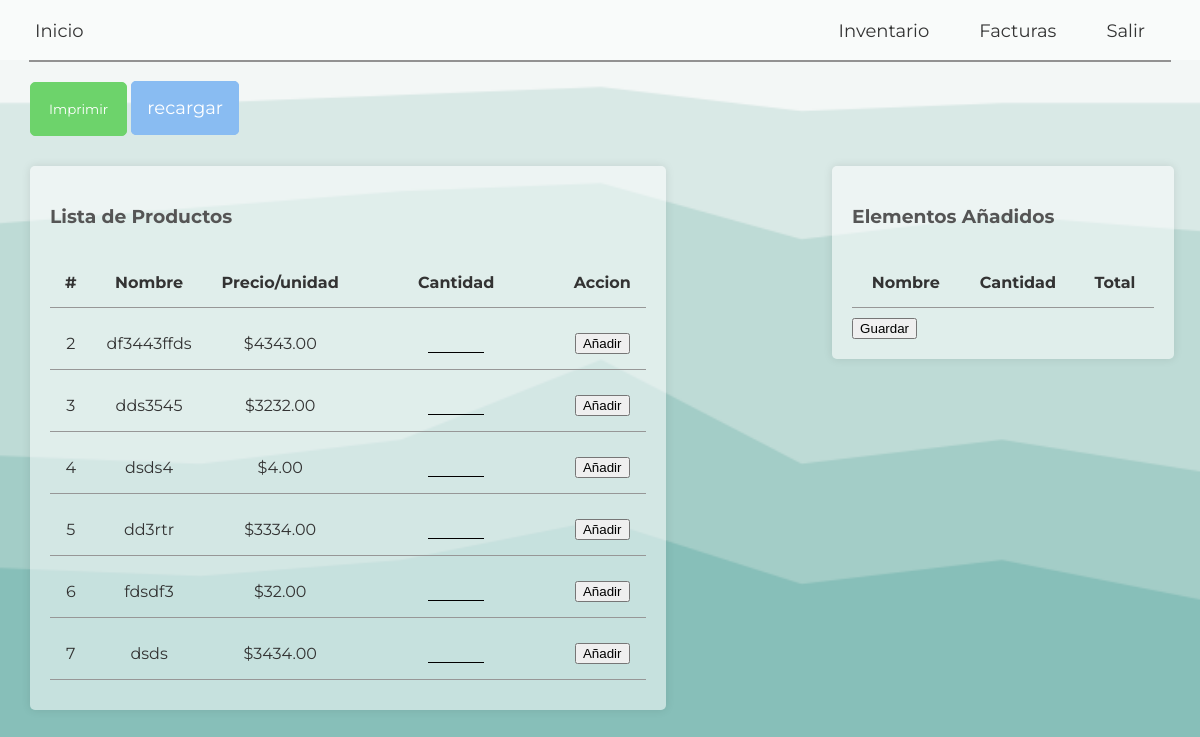
Page /purchase/ (signed in) on the committed database.
### tasks/models.py (models this page shows, shortened)
class Task(models.Model):
    name = models.CharField(
        verbose_name="nombre",
        max_length=65,
        unique=True,
        validators=[
            RegexValidator(
                regex='^[A-Za-z]*$',
                message='El nombre solo puede contener letras.',
                code='invalid_name'
            )
        ]
    )
    price = models.PositiveIntegerField(verbose_name="valor por unidad", validators=[MinValueValidator(1)])
    status = models.CharField(verbose_name="Categoria", max_length=1, choices=Status.choices)
    actives = models.CharField(verbose_name="Categoria", max_length=1, choices=Actives.choices)

### tasks/views.py (the view)
# urls.py: path('purchase/', views.task_purchase, name='purchase_vegetable'),
@login_required
def task_purchase(request):
    tasks = Task.objects.all()
    cart_items = Facturation.objects.all()
    return render(request, "tasks/task_purchase.html", {"tasks": tasks, "cart_items": cart_items})

### templates/tasks/task_purchase.html (shortened to what this page needs)
<!DOCTYPE html>
{% load static %}
<html lang="en">
<head>
    <link rel="stylesheet" href="{% static 'style.css' %}">
</head>
<body>
  <nav id="navbar">
    <ul>
        <li><a href="{% url 'tasks:index' %}">Inicio</a></li>
        {% if user.is_authenticated %}
        <li><a href="{% url 'tasks:salir' %}">Salir</a></li>
        {% else %}
        <li><a href="{% url 'login' %}">Ingresa</a></li>
        {% endif %}
        <li><a href="{% url 'tasks:purchase_vegetable' %}">Facturas</a></li>
        <li><a href="{% url 'tasks:task_list' %}">Inventario</a></li>
    </ul>
</nav>
<div class="separation"></div>
<div class="buttons">
<button id="print-btn" disabled>Imprimir</button>
<a href="{% url 'tasks:purchase_vegetable' %}" class="re_btn">recargar</a>
</div>
            <div class="container_tables">
                <div class="table_views">
        <div class="container_view_fac">
        <h3>Lista de Productos</h3>
        <table>
            <thead>
            <tr>
                <th>#</th>
                <th>Nombre</th>
                <th>Precio/unidad</th>
                <th>Cantidad</th>
                <th>Accion</th>
            </tr>
            </thead>
            <tbody>
            {% for task in tasks %}
            {% if task.actives == 'd' %}
            <tr>
                <td>{{ forloop.counter }}</td>
                <td>{{ task.name }}</td>
                <td>${{ task.price|floatformat:2}}</td>
                <td><input type="number" class="quantity-input" inputmode="numeric"></td>
                <td><button class="add-btn" data-name="{{ task.name }}" data-price="{{ task.price }}">Añadir</button></td>
            </tr>
            {% endif %}
            {% endfor %}
            </tbody>
        </table>
    </div>
</div>
        <div class="table_fac">
        <div class="container_Fac">
        <h3 class="text_elements_add">Elementos Añadidos</h3>
        <table id="added-table">
            <thead>
                <tr>
                    <th>Nombre</th>
                    <th>Cantidad</th>
                    <th>Total</th>
                </tr>
            </thead>
        </table>
        <div class="results">
            <button id="guardar-btn">Guardar</button>
            </div>
    </div>
</div>
</div>
</body>
</html>

### static/style.css (style rules this page uses)
body { font-family: "Montserrat", sans-serif; background-color: #f3f3f3; color: #333; margin: 0; padding: 0; }
.container_view_fac { width: 90%; padding: 20px; margin: 10px; background-color: #ffffff87; border-radius: 5px; box-shadow: 0 0 10px rgba(0, 0, 0, 0.1); }
.container_Fac { width: 90%; margin: 10px; padding: 20px; background-color: #ffffff87; border-radius: 5px; box-shadow: 0 0 10px rgba(0, 0, 0, 0.1); }
.table_views { padding: 20px; margin-right: 100px; }
.table_fac { padding: 20px; }
.container_tables { display: flex; }
h3 { color: #555; }
table { width: 100%; border-collapse: separate; border-spacing: 0 10px; margin-top: 20px; }
th, td { padding: 15px; text-align: center; border-bottom: 1px solid #979797; }
a { color: #007bff; text-decoration: none; }
tr { padding-top: 10px; }
body { margin: 0; padding: 0; }
html { height:100%; }
body { margin:0; background-image: url(/static/stacked-peaks-haikei.png); background-size: cover; }
nav { background-color: rgba(255, 255, 255, 0.5); padding: 20px; height: 20px; justify-content: center; }
ul { list-style-type: none; margin: 0; padding: 0; }
li { display: inline; margin-right: 20px; }
a { text-decoration: none; color: rgb(52, 52, 52); font-weight: 400; font-size: 18px; padding: 15px; border-radius: 5px; }
li:first-child { float: left; }
li { float: right; }
.separation { border: solid rgb(146, 146, 146) 0.5px; width: 95%; margin: auto; }
#print-btn { border: solid rgb(109, 211, 107) 1px; background-color: rgb(109, 211, 107); margin-left: 30px; padding: 18px; border-radius: 5px; color: white; cursor: pointer; font-family: "Montserrat", sans-serif; }
.results { display: flex; justify-content: space-between; }
.buttons { margin-top: 20px; }
.re_btn { border: solid #89bcf2 1px; background-color: #89bcf2; margin-right: 30px; padding: 15px; border-radius: 5px; color: white; }
.quantity-input { background-color: transparent; width: 30%; border: none; border-bottom: solid 1px black; }

### rows in the picture
Task: name "df3443ffds", price "4343.00"
Task: name "dds3545", price "3232.00"
Task: name "dsds4", price "4.00"
Task: name "dd3rtr", price "3334.00"
Task: name "fdsdf3", price "32.00"
Task: name "dsds", price "3434.00"
